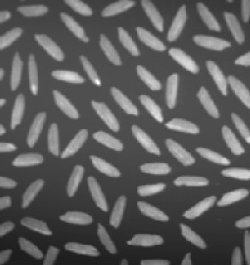
#> input picture notebooks/Images/rice.jpg, 250 x 265 px
$ jupyter execute nb_morph.ipynb
#> lines starting #> are read from the running program, lines starting #| are printed output that depends on the picture; after the words box and inside, x2 and y2 are one past the last pixel; in counts of white or black regions, pixels touching at a corner belong together
# Notebook for morphological operations

## Make the import

[cell 1]
import numpy as np
import os
import cv2
import matplotlib.pyplot as plt

### Read and display the image

[cell 2]
data_root = "Images/"

# Read in grayscale
image = cv2.imread(os.path.join(data_root, "rice.jpg"), cv2.IMREAD_GRAYSCALE)
#> image is the input picture: shape (265, 250); min 25, max 255, mean 92.9

[cell 3]
plt.figure(figsize=(15, 10))
plt.imshow(image, cmap="gray")

### Threshold the image into a binary image

[cell 4]
def otsu_parts(img, n, direction):

#> called with n = 5, direction = 'horizontal'
    out = []

    if direction == 'horizontal':
        l = img.shape[0]
#> l = 265
        h = np.linspace(0, l, n+1).astype('int')
#> h = [0, 53, 106, 159, 212, 265]

        for i in range(n):
            ret, th = cv2.threshold(img[h[i]: h[i+1], :], 0, 255, cv2.THRESH_BINARY + cv2.THRESH_OTSU)
            out.append(th)
#> this loop made 5 passes
#> ret on passes 1 to 5: 109, 121, 120, 109, 81
#> pass 1, in otsu_parts, `ret, th = cv2.threshold(img[h[i]: h[i+1], :], 0, 255, cv2.THRESH_BINAR..`:
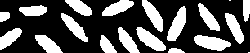
#> th: shape (53, 250); 32.9% white; 19 white regions (2 under 20 px), largest, box (x1, y1, x2, y2) and area: (194, 35, 231, 51) 380, (167, 6, 186, 41) 367, (136, 27, 166, 51) 353
#> pass 2, in otsu_parts, `ret, th = cv2.threshold(img[h[i]: h[i+1], :], 0, 255, cv2.THRESH_BINAR..`:
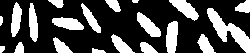
#> th: shape (53, 250); 29.1% white; 20 white regions (1 under 20 px), largest, box (x1, y1, x2, y2) and area: (207, 8, 250, 53) 672, (166, 21, 178, 53) 320, (169, 0, 199, 21) 304
#> pass 3, in otsu_parts, `ret, th = cv2.threshold(img[h[i]: h[i+1], :], 0, 255, cv2.THRESH_BINAR..`:
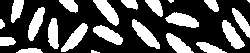
#> th: shape (53, 250); 32.4% white; 22 white regions (3 under 20 px), largest, box (x1, y1, x2, y2) and area: (132, 19, 160, 49) 347, (165, 12, 199, 28) 335, (93, 0, 119, 26) 325
#> after the loop, out = 5 items
    else:
        l = img.shape[1]
        h = np.linspace(0, l, n+1).astype('int')

        for i in range(n):
            ret, th = cv2.threshold(img[:, h[i]: h[i+1]], 0, 255, cv2.THRESH_BINARY + cv2.THRESH_OTSU)
            out.append(th)


    return np.concatenate(out, axis=0)
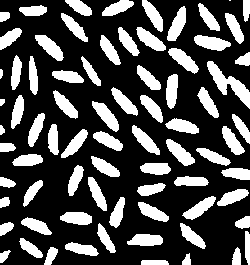
#> returned value: shape (265, 250); 29.6% white; 76 white regions (1 under 20 px), largest, box (x1, y1, x2, y2) and area: (207, 61, 250, 109) 678, (194, 35, 231, 51) 380, (92, 101, 119, 132) 372

image_thresh = otsu_parts(image, 5, 'horizontal')

[cell 5]
# _, image_thresh = cv2.threshold(image, 100, 255, cv2.THRESH_BINARY)
plt.figure(figsize=(15, 10))
plt.imshow(image_thresh, cmap="gray")

### Implementation of an 7x7 erosion operator

[cell 6]
pad=2
padded = np.pad(image_thresh, ((pad, pad), (pad, pad)), 'constant', constant_values=255) # 255 is the default value for erosion, 0 is for dilation
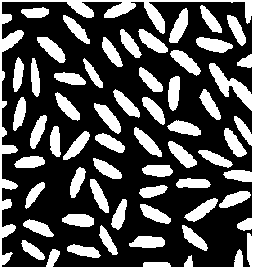
#> padded: shape (269, 254); 31.7% white; 52 white regions, largest, box (x1, y1, x2, y2) and area: (0, 0, 254, 269) 6158, (196, 37, 233, 53) 380, (94, 103, 121, 134) 372

h, w = image_thresh.shape
#> h = 265; w = 250

new_image = np.zeros_like(image_thresh)

struct_elem = 255*np.ones((2*pad+1, 2*pad+1))

for i in range(pad, h+pad):
    for j in range(pad, w+pad):
        if (padded[i-pad:i+pad+1, j-pad:j+pad+1] == struct_elem).all():
            new_image[i-pad, j-pad] = 255
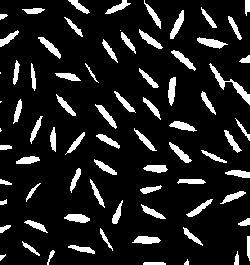
#> new_image: shape (265, 250); 12% white; 76 white regions (5 under 20 px), largest, box (x1, y1, x2, y2) and area: (209, 63, 250, 105) 298, (197, 37, 228, 49) 185, (170, 10, 184, 39) 169

[cell 7]
plt.figure(figsize=(15, 10))
plt.imshow(new_image, cmap="gray")

### Opencv version

[cell 8]
kernel = np.ones((5, 5), np.uint8)

eroded = cv2.erode(image_thresh, kernel, iterations=1)
plt.figure(figsize=(15, 10))
plt.imshow(eroded, cmap="gray")

### Check that the output is the same

[cell 9]
print((new_image == eroded).all())
#| True

### Other implementation

[cell 10]
a = cv2.erode(image_thresh, np.ones((5, 5), np.uint8), iterations=1)
b = cv2.erode(image_thresh, np.ones((3, 3), np.uint8), iterations=2)
c = cv2.morphologyEx(image_thresh, cv2.MORPH_ERODE, kernel=np.ones((5, 5), np.uint8), iterations=1)

print((a == b).all(), (a == c).all())
#| True True

### Dilation with opencv

[cell 11]
dilated = cv2.dilate(image_thresh, kernel, iterations=1)
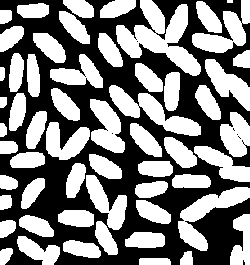
#> dilated: shape (265, 250); 50.3% white; 7 black regions (6 under 20 px), largest, box (x1, y1, x2, y2) and area: (0, 0, 250, 265) 32883
plt.figure(figsize=(15, 10))
plt.imshow(dilated, cmap="gray")

### Opening with opencv

[cell 12]
opened = cv2.morphologyEx(image_thresh, cv2.MORPH_OPEN, kernel=kernel)
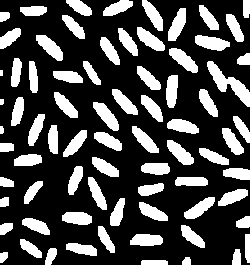
#> opened: shape (265, 250); 28.4% white; 75 white regions (1 under 20 px), largest, box (x1, y1, x2, y2) and area: (207, 61, 250, 107) 656, (195, 35, 230, 51) 373, (93, 102, 119, 131) 364
plt.figure(figsize=(15, 10))
plt.imshow(opened, cmap="gray")

### Closing with opencv

[cell 13]
closed = cv2.morphologyEx(image_thresh, cv2.MORPH_CLOSE, kernel=kernel)
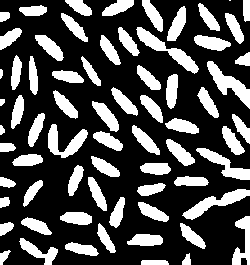
#> closed: shape (265, 250); 29.9% white; 69 white regions (1 under 20 px), largest, box (x1, y1, x2, y2) and area: (136, 27, 199, 74) 734, (207, 61, 250, 109) 707, (182, 189, 250, 220) 688
plt.figure(figsize=(15, 10))
plt.imshow(closed, cmap="gray")

[cell 14]
plt.figure(figsize=(15, 10))
plt.imshow(cv2.erode(cv2.dilate(image_thresh, kernel, iterations=1), kernel, iterations=1), cmap="gray")

### Closing is the cascade of a dilation followed by erosion

[cell 15]
print((closed == cv2.erode(cv2.dilate(image_thresh, kernel, iterations=1), kernel, iterations=1)).all())
#| True

[cell 16]
plt.figure(figsize=(15, 10))
plt.imshow(dilated - eroded, cmap="gray")
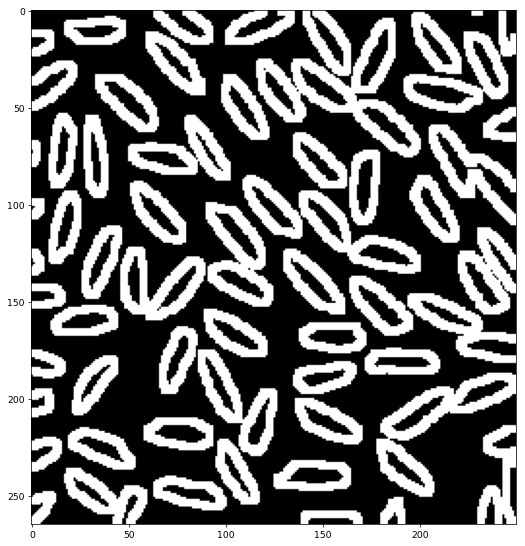
#> figure drawn by matplotlib, 1 panel

$ run again, with notebooks/Images/pout.jpg copied over notebooks/Images/rice.jpg
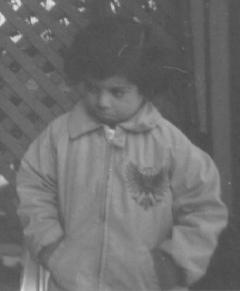
#> input picture notebooks/Images/pout.jpg, 240 x 291 px
#> image is the input picture: shape (291, 240); min 72, max 229, mean 110.3
#> the loop in otsu_parts, `for i in range(n):` made 5 passes
#> ret on passes 1 to 5: 131, 96, 117, 115, 111
#> after the loop in otsu_parts, `for i in range(n):`: out = 5 items
#> padded: shape (295, 244); 49.9% white; 36 white regions (27 under 20 px), largest, box (x1, y1, x2, y2) and area: (0, 0, 244, 295) 34432, (214, 60, 230, 118) 756, (198, 60, 207, 111) 271
#| True
#| True True
#> dilated: shape (291, 240); 60% white; 24 black regions (13 under 20 px), largest, box (x1, y1, x2, y2) and area: (0, 0, 240, 291) 23249, (0, 112, 55, 268) 3153, (0, 260, 21, 291) 457
#> opened: shape (291, 240); 46.3% white; 15 white regions, largest, box (x1, y1, x2, y2) and area: (0, 58, 221, 291) 27494, (162, 205, 228, 280) 2673, (20, 254, 58, 291) 783
#> closed: shape (291, 240); 51.4% white; 21 black regions (2 under 20 px), largest, box (x1, y1, x2, y2) and area: (0, 0, 240, 291) 26330, (0, 110, 57, 270) 4153, (133, 168, 174, 194) 633
#| True
#> `[cell 16] plt.figure(figsize=(15, 10)) plt.imshow(dilated - eroded, cm..`:
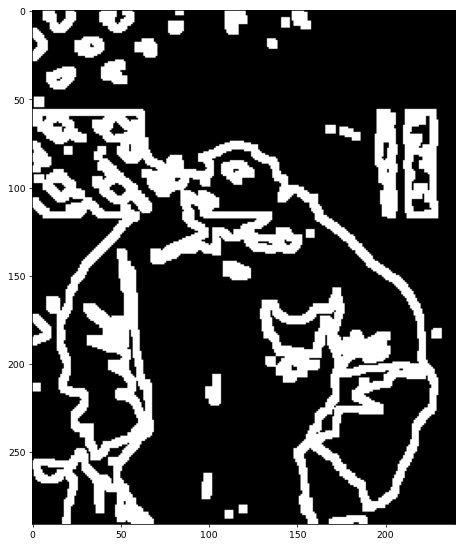
#> figure drawn by matplotlib, 1 panel
